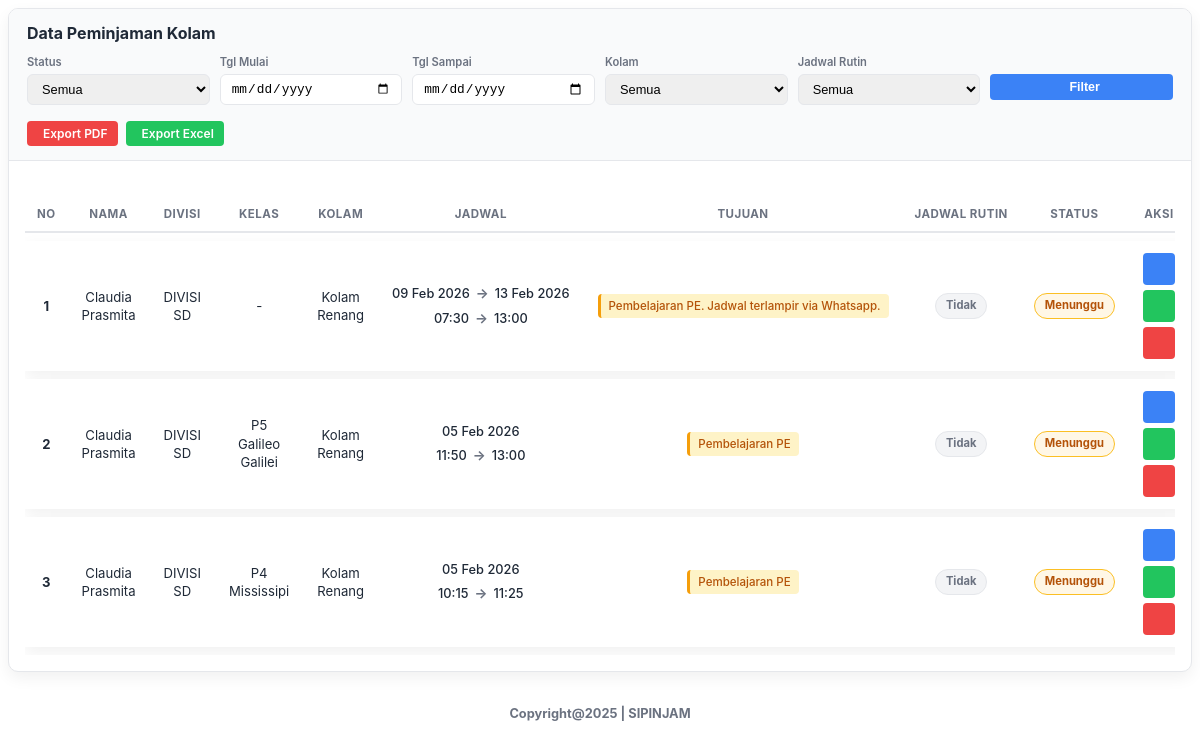
The page /admin/peminjaman/datapinjamkolam.php on the database its author committed.
### tables this page shows
CREATE TABLE `pinjamkolam` (
  `id_pinjamkolam` int(11) NOT NULL,
  `id_user` int(11) DEFAULT NULL,
  `id_kolam` int(11) NOT NULL,
  `id_kelas` int(11) DEFAULT NULL,
  `tujuan` varchar(255) DEFAULT NULL,
  `tgl_mulai` date DEFAULT NULL,
  `tgl_selesai` date DEFAULT NULL,
  `waktu_mulai` time DEFAULT NULL,
  `waktu_selesai` time DEFAULT NULL,
  `nama` varchar(225) DEFAULT NULL,
  `no_hp` varchar(225) DEFAULT NULL,
  `status` varchar(255) DEFAULT NULL,
  `is_recurring` enum('yes','no') DEFAULT 'no',
  `recurring_days` varchar(50) DEFAULT NULL
);

CREATE TABLE `user` (
  `id` int(11) NOT NULL,
  `nama_lengkap` varchar(255) DEFAULT NULL,
  `email` varchar(255) DEFAULT NULL,
  `nohp` varchar(15) DEFAULT NULL,
  `username` varchar(15) DEFAULT NULL,
  `password` varchar(15) DEFAULT NULL,
  `level` varchar(10) DEFAULT NULL
);

CREATE TABLE `kelas` (
  `id_kelas` int(11) NOT NULL,
  `nama_kelas` varchar(22) DEFAULT NULL
);

CREATE TABLE `kolam` (
  `id_kolam` int(11) NOT NULL,
  `jenis_kolam` varchar(22) DEFAULT NULL,
  `deskripsi` text DEFAULT NULL,
  `foto` varchar(255) DEFAULT NULL
);

### admin/peminjaman/datapinjamkolam.php (the view, shortened to what this page needs)
<?php
include '../koneksi.php';
function fmt_tgl($ymd)
{
    $parts = explode('-', $ymd);
    [$y, $m, $d] = $parts;
    $bulan = ["", "Jan", "Feb", "Mar", "Apr", "Mei", "Jun", "Jul", "Agu", "Sep", "Okt", "Nov", "Des"];
    $month_index = (int)$m;
    return sprintf("%02d %s %s", (int)$d, $bulan[$month_index], $y);
}
function fmt_waktu($hms)
{
    return $hms ? substr($hms, 0, 5) : '-';
}
function parseRecurringDays($str) {
  if (!$str) return [];
  return [];
}
function mapHariByNumber($nums) {
  $out = [];
  return $out;
}
$filter_tgl1     = $_GET['tgl1']      ?? '';
$filter_tgl2     = $_GET['tgl2']      ?? '';
$sql = "SELECT
            pk.*,
            u.nama_lengkap,
            k.jenis_kolam,
            kl.nama_kelas
        FROM pinjamkolam pk
        INNER JOIN user u  ON u.id       = pk.id_user
        INNER JOIN kolam k ON k.id_kolam = pk.id_kolam
        INNER JOIN kelas kl ON kl.id_kelas = pk.id_kelas
        WHERE 1";
$sql .= " ORDER BY pk.tgl_mulai DESC, pk.waktu_mulai DESC";
$stmt = $conn->prepare($sql);
$stmt->execute();
$result = $stmt->get_result();
?>
<div class="kolam-content">
  <div class="card">
    <div class="card-header">
      <h4 class="card-title">Data Peminjaman Kolam</h4>
      <form method="GET" class="filter-row">
        <div class="row">
          <div>
            <label>Status</label>
            <select name="status" class="form-control">
              <option value="">Semua</option>
            </select>
          </div>
          <div>
            <label>Tgl Mulai</label>
            <input type="date" name="tgl1" class="form-control" value="<?= htmlspecialchars($filter_tgl1); ?>">
          </div>
          <div>
            <label>Tgl Sampai</label>
            <input type="date" name="tgl2" class="form-control" value="<?= htmlspecialchars($filter_tgl2); ?>">
          </div>
          <div>
            <label>Kolam</label>
            <select name="id_kolam" class="form-control">
              <option value="">Semua</option>
            </select>
          </div>
          <div>
            <label>Jadwal Rutin</label>
            <select name="recurring" class="form-control">
              <option value="">Semua</option>
            </select>
          </div>
          <div>
            <label>&nbsp;</label>
            <button type="submit" class="btn btn-primary btn-block">
              <i class="fa fa-filter"></i> Filter
            </button>
          </div>
        </div>
      </form>
      <div class="export-buttons">
        <?php $queryString = http_build_query($_GET); ?>
        <a href="peminjaman/export_pinjamkolam_pdf.php?<?= $queryString; ?>" class="btn btn-danger btn-sm">
          <i class="fa fa-file-pdf"></i> Export PDF
        </a>
        <a href="peminjaman/export_pinjamkolam_excel.php?<?= $queryString; ?>" class="btn btn-success btn-sm">
          <i class="fa fa-file-excel"></i> Export Excel
        </a>
      </div>
    </div>
    <div class="card-body">
      <div class="table-wrapper">
        <table class="table">
          <thead>
            <tr>
              <th>No</th>
              <th>Nama</th>
              <th>Divisi</th>
              <th>Kelas</th>
              <th>Kolam</th>
              <th>Jadwal</th>
              <th>Tujuan</th>
              <th>Jadwal Rutin</th>
              <th>Status</th>
              <th>Aksi</th>
            </tr>
          </thead>
          <tbody>
            <?php
            $no = 1;
            if ($result && $result->num_rows > 0):
              while ($pinjamkolam = $result->fetch_assoc()):
              $tgl_mulai_raw   = $pinjamkolam['tgl_mulai'] ?? '';
              $tgl_selesai_raw = $pinjamkolam['tgl_selesai'] ?? '';
              $tgl_mulai_f     = fmt_tgl($tgl_mulai_raw);
              $tgl_selesai_f   = fmt_tgl($tgl_selesai_raw);
              $wkt_mulai_f     = fmt_waktu($pinjamkolam['waktu_mulai']);
              $wkt_selesai_f   = fmt_waktu($pinjamkolam['waktu_selesai']);
              $status_lc = strtolower(trim($pinjamkolam['status']));
              $rowClass = '';
              if ($status_lc === 'menunggu') {
                $rowClass = 'row-pending';
              } elseif ($status_lc === 'approve') {
                $rowClass = 'row-approve';
              }
              $is_rec   = $pinjamkolam['is_recurring'] ?? 'no';
              $rec_days = $pinjamkolam['recurring_days'] ?? '';
              $rec_nums = parseRecurringDays($rec_days);
              $rec_names = mapHariByNumber($rec_nums);
              $tujuan = $pinjamkolam['tujuan'] ?? '-';
            ?>
            <tr class="<?= $rowClass; ?>">
              <td data-label="No"><strong><?php echo $no++; ?></strong></td>
              <td data-label="Nama"><?php echo htmlspecialchars($pinjamkolam['nama']); ?></td>
              <td data-label="Divisi"><?php echo htmlspecialchars($pinjamkolam['nama_lengkap']); ?></td>
              <td data-label="Kelas"><?php echo htmlspecialchars($pinjamkolam['nama_kelas']); ?></td>
              <td data-label="Kolam"><?php echo htmlspecialchars($pinjamkolam['jenis_kolam']); ?></td>
              <td data-label="Jadwal">
                <div class="schedule-display">
                  <div class="schedule-row">
                    <span class="schedule-content">
                      <?= $tgl_mulai_f; ?>
                      <?php if (!empty($tgl_selesai_raw) && $tgl_selesai_raw !== '0000-00-00' && $tgl_selesai_raw !== $tgl_mulai_raw): ?>
                        <span class="schedule-arrow">→</span>
                        <?= $tgl_selesai_f; ?>
                      <?php endif; ?>
                    </span>
                  </div>
                  <div class="schedule-row">
                    <span class="schedule-content">
                      <?= $wkt_mulai_f; ?> <span class="schedule-arrow">→</span> <?= $wkt_selesai_f; ?>
                    </span>
                  </div>
                </div>
              </td>
              <td data-label="Tujuan">
                <?php if ($tujuan !== '-' && !empty($tujuan)): ?>
                  <span class="tujuan-badge">
                    <i class="fa fa-bullseye"></i> <?= htmlspecialchars($tujuan); ?>
                  </span>
                <?php else: ?>
                  <span style="color: var(--muted);">-</span>
                <?php endif; ?>
              </td>
              <td data-label="Jadwal Rutin">
                <?php if ($is_rec === 'yes'): ?>
                  <span class="badge-recurring">
                    <i class="fa fa-repeat"></i>
                    <?php if (!empty($rec_names)): ?>
                      <?= implode(', ', $rec_names); ?>
                    <?php else: ?>
                      Rutin
                    <?php endif; ?>
                  </span>
                <?php else: ?>
                  <span class="badge badge-outline">Tidak</span>
                <?php endif; ?>
              </td>
              <td data-label="Status">
                <?php if ($pinjamkolam['status'] == 'menunggu') { ?>
                  <span class="badge badge-warning">Menunggu</span>
                <?php } elseif ($pinjamkolam['status'] == 'approve') { ?>
                  <span class="badge badge-success">Disetujui</span>
                <?php } elseif ($pinjamkolam['status'] == 'selesai') { ?>
                  <span class="badge badge-info">Selesai</span>
                <?php } else { ?>
                  <span class="badge badge-danger"><?php echo ucfirst(htmlspecialchars($pinjamkolam['status'])); ?></span>
                <?php } ?>
              </td>
              <td data-label="Aksi">
                <div class="action-buttons">
                  <a href="?view=detailpinjamkolam&id=<?php echo $pinjamkolam['id_pinjamkolam']; ?>"
                     title="Detail"
                     class="btn btn-primary btn-icon">
                  </a>
                  <?php if ($pinjamkolam['status'] == 'menunggu') { ?>
                    <a href="?view=datapinjamkolam&id_approve=<?php echo $pinjamkolam['id_pinjamkolam']; ?>"
                       title="Setujui"
                       class="btn btn-success btn-icon"
                       onclick="return confirm('✅ SETUJUI PEMINJAMAN\n\nYakin ingin menyetujui peminjaman ini?\n\n👤 Peminjam: <?= htmlspecialchars($pinjamkolam['nama']); ?>\n🏊 Kolam: <?= htmlspecialchars($pinjamkolam['jenis_kolam']); ?>\n📅 <?= $tgl_mulai_f; ?> (<?= $wkt_mulai_f; ?> - <?= $wkt_selesai_f; ?>)')">
                    </a>
                  <?php } ?>
                  <a href="?view=datapinjamkolam&id_hapus=<?php echo $pinjamkolam['id_pinjamkolam']; ?>"
                     title="Hapus"
                     class="btn btn-danger btn-icon"
                     onclick="return confirm('🗑️ HAPUS PERMANENT 🗑️\n\n⚠️ Data akan hilang selamanya!\n\n👤 Peminjam: <?= htmlspecialchars($pinjamkolam['nama']); ?>\n🏊 Kolam: <?= htmlspecialchars($pinjamkolam['jenis_kolam']); ?>\n📅 <?= $tgl_mulai_f; ?> <?= $wkt_mulai_f; ?> - <?= $wkt_selesai_f; ?>\n<?= ($tujuan !== '-' && !empty($tujuan)) ? '🎯 Tujuan: ' . htmlspecialchars($tujuan) : ''; ?>\n\nYAKIN HAPUS?')">
                  </a>
                </div>
              </td>
            </tr>
            <?php
              endwhile;
            endif;
            ?>
          </tbody>
        </table>
      </div>
    </div>
  </div>
  <h6 class="footer"><i class="fa fa-copyright"></i> Copyright@2025 | <strong>SIPINJAM</strong></h6>
</div>

### rows shown on the page
pinjamkolam: nama "Claudia Prasmita", id_user.nama_lengkap "DIVISI SD", id_kelas.nama_kelas "-", id_kolam.jenis_kolam "Kolam Renang", tgl_mulai "09 Feb 2026", tgl_selesai "13 Feb 2026", waktu_mulai "07:30", waktu_selesai "13:00", tujuan "Pembelajaran PE. Jadwal terlampir via Whatsapp.", is_recurring "Tidak", status "Menunggu"
pinjamkolam: nama "Claudia Prasmita", id_user.nama_lengkap "DIVISI SD", id_kelas.nama_kelas "P5 Galileo Galilei", id_kolam.jenis_kolam "Kolam Renang", tgl_mulai "05 Feb 2026", waktu_mulai "11:50", waktu_selesai "13:00", tujuan "Pembelajaran PE", is_recurring "Tidak", status "Menunggu"
pinjamkolam: nama "Claudia Prasmita", id_user.nama_lengkap "DIVISI SD", id_kelas.nama_kelas "P4 Mississipi", id_kolam.jenis_kolam "Kolam Renang", tgl_mulai "05 Feb 2026", waktu_mulai "10:15", waktu_selesai "11:25", tujuan "Pembelajaran PE", is_recurring "Tidak", status "Menunggu"
